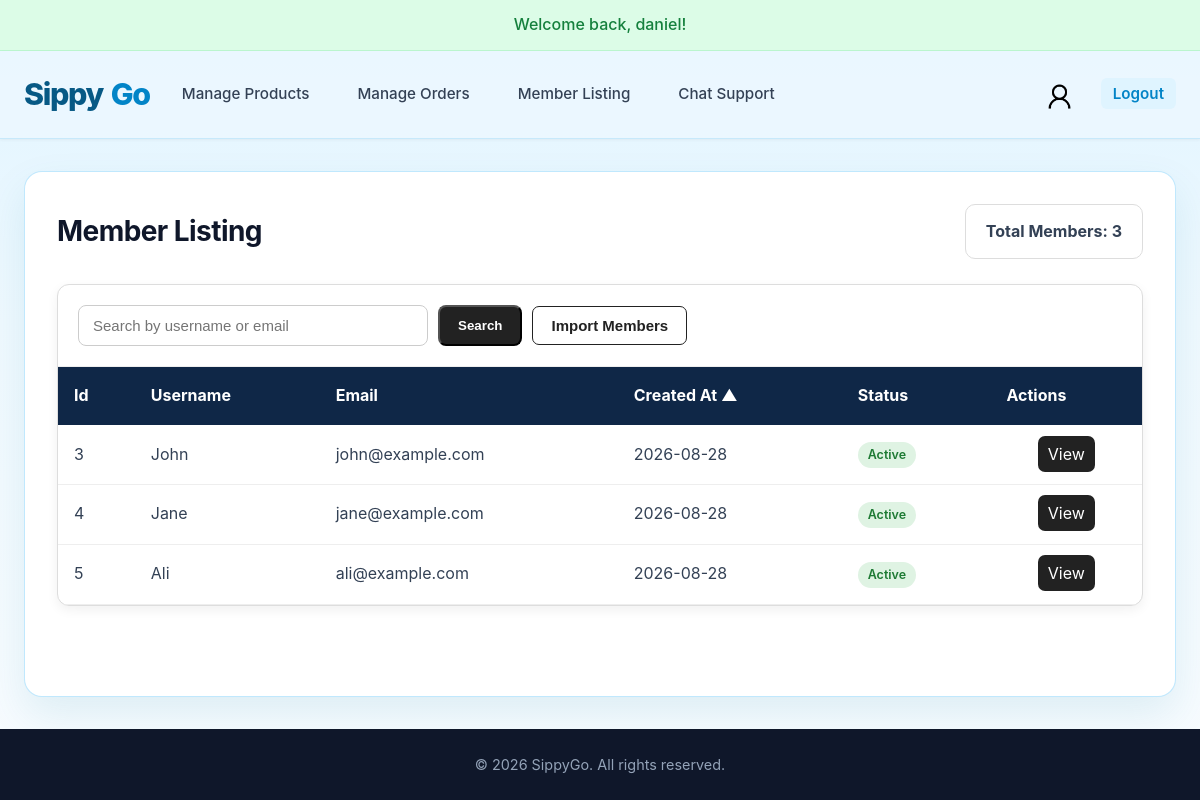
Page /pages/admin/member_listing.php (signed in) on the committed database.
### tables this page shows
CREATE TABLE `users` (
  `user_id` INT(11) NOT NULL AUTO_INCREMENT,
  `username` VARCHAR(50) NOT NULL UNIQUE,
  `email` VARCHAR(100) NOT NULL UNIQUE,
  `password` VARCHAR(255) NOT NULL,
  `role` VARCHAR(50) NOT NULL DEFAULT 'member',
  `profilepic` VARCHAR(255) DEFAULT NULL,
  `reward_points` INT UNSIGNED NOT NULL DEFAULT 0,
  `created_at` TIMESTAMP DEFAULT CURRENT_TIMESTAMP,
  `failed_attempts` INT NOT NULL DEFAULT 0,
  `locked_until` DATETIME DEFAULT NULL,
  PRIMARY KEY (`user_id`)
);

### _base.php (called while the page is built, shortened)
<?php
function req($key, $value = null) {
    $value = $_REQUEST[$key] ?? $value;
    return is_array($value) ? array_map('trim', $value) : trim($value);
}
function encode($value) {
    return htmlentities($value);
}

### pages/admin/member_listing.php (the view, shortened to what this page needs)
<?php
require_once '../../_base.php';
$_title = 'Member Listing';
include '../../_head.php';
$userFields = [
    'user_id'       => 'Id',
    'username'      => 'Username',
    'email'         => 'Email',
    'created_at'    => 'Created At',
    'failed_attempts' => 'Status',
];
$search = trim(req('search', ''));
$sort = req('sort', '');
key_exists($sort, $userFields) || $sort = 'created_at';
$dir = req('dir', '');
in_array($dir, ['asc', 'desc']) || $dir = 'asc';
$page = max(1, intval(req('page', 1)));
$pageSize = 10;
$pageOffset = ($page - 1) * $pageSize;
$selectSQL = "SELECT user_id, username, email, created_at, failed_attempts";
$countSQL = "SELECT COUNT(*) AS total_members";
$baseSQL = "
    FROM users
    WHERE 1=1
    AND role = 'member'
    AND (username LIKE '%{$search}%' OR email LIKE '%{$search}%')
";
$orderSQL = "ORDER BY {$sort} {$dir}";
$paginationSQL = "LIMIT {$pageSize} OFFSET {$pageOffset}";
$total_members = $_db->query("{$countSQL} {$baseSQL}")->fetchColumn();
$members = $_db->query("{$selectSQL} {$baseSQL} {$orderSQL} {$paginationSQL}")->fetchAll(PDO::FETCH_ASSOC);
?>
<link rel="stylesheet" href="../../css/admin.css">
<link rel="stylesheet" href="../../css/main.css">
<link rel="stylesheet" href="../../css/orders.css">
<div class="admin-orders-page">
    <div class="page-header" style="justify-content: space-between;">
        <h1><?= $_title ?></h1>
        <div class="order-count">
            Total Members: <?= $total_members ?>
        </div>
    </div>
    <div class="admin-order-card">
        <div class="table-tools" style="justify-content: normal;">
            <input
                id="searchInput"
                type="text"
                class="search-box"
                placeholder="Search by username or email"
                value="<?= encode($search) ?>"
            >
            <button id="searchBtn" class="add-button">
                Search
            </button>
            <form id="importForm" method="post" enctype="multipart/form-data">
                <button id="ImportBtn" type="button" class="receipt-button">
                    Import Members
                </button>
            </form>
        </div>
        <div>
            <table class="admin-order-table">
                <thead>
                    <tr>
                        <?php foreach ($userFields as $field => $label): ?>
                            <th data-field="<?= encode($field) ?>" style="cursor: pointer;">
                                <?= encode($label) ?>
                                <?php if ($sort == $field): ?>
                                    <?= $dir == 'asc' ? '▲' : '▼' ?>
                                <?php endif; ?>
                            </th>
                        <?php endforeach; ?>
                        <th>Actions</th>
                    </tr>
                </thead>
                <tbody>
                    <?php if ($total_members < 1): ?>
                        <tr>
                            <td colspan="<?= count($userFields) ?>" class="no-orders">
                                No members found.
                            </td>
                        </tr>
                    <?php else: ?>
                        <?php foreach ($members as $member): ?>
                            <tr>
                                <?php foreach ($userFields as $field => $label): ?>
                                    <td>
                                        <?php if ($field == 'created_at'): ?>
                                            <?= date('Y-m-d', strtotime($member[$field])) ?>
                                        <?php elseif ($field === 'failed_attempts'): ?>
                                            <?php if ((int)$member[$field] < 0): ?>
                                                <span class="badge badge-blocked">Blocked</span>
                                            <?php else: ?>
                                                <span class="badge badge-active">Active</span>
                                            <?php endif; ?>
                                        <?php else: ?>
                                            <?= encode($member[$field]) ?>
                                        <?php endif; ?>
                                    </td>
                                <?php endforeach; ?>
                                <td class="action-buttons">
                                    <a href="./member_details.php?from=<?= urlencode($_SERVER['REQUEST_URI']) ?>&id=<?= $member['user_id'] ?>"
                                    class="btn-view" style="text-align: center; font-size: medium;">
                                        View
                                    </a>
                                </td>
                            </tr>
                        <?php endforeach; ?>
                    <?php endif; ?>
                </tbody>
            </table>
        </div>
    </div>
</div>
<?php include '../../_foot.php'; ?>

### css/main.css (style rules this page uses)
:root { --primary: #0284c7; --primary-hover: #0369a1; --primary-light: #dff4ff; --dark: #0f172a; --text-main: #334155; --text-muted: #64748b; --bg-main: #eff9ff; --card-bg: #ffffff; --border-color: #e2e8f0; --shadow-sm: 0 1px 3px rgba(0,0,0,0.05); --shadow-md: 0 4px 12px rgba(0,0,0,0.08); --shadow-lg: 0 10px 25px rgba(0,0,0,0.12); --radius: 10px; --transition: all 0.2s cubic-bezier(0.4, 0, 0.2, 1); }
* { box-sizing: border-box; }
html, body { min-height: 100%; }
body { margin: 0; min-height: 100vh; display: flex; flex-direction: column; font-family: -apple-system, BlinkMacSystemFont, "Segoe UI", Roboto, "Helvetica Neue", Arial, sans-serif; line-height: 1.6; color: var(--text-main); background: linear-gradient(180deg, #dff4ff 0, var(--bg-main) 320px, #f8fcff 100%); }

### css/admin.css (style rules this page uses)
.page-header { display: flex; justify-content: space-between; align-items: center; gap: 20px; margin-bottom: 25px; }
.table-tools { display: flex; justify-content: space-between; align-items: center; gap: 15px; padding: 20px; border-bottom: 1px solid #e5e5e5; flex-wrap: wrap; }
.search-box { width: 300px; padding: 11px 14px; border: 1px solid #cccccc; border-radius: 8px; font-size: 15px; }
.add-button { display: inline-block; padding: 11px 18px; background: #222; color: white; text-decoration: none; border-radius: 8px; font-weight: bold; transition: .2s; }
.action-buttons { text-align: center;vertical-align: middle;padding: 12px; }
.btn-view,.btn-edit,.btn-delete { padding: 8px 10px;border-radius: 7px;text-decoration: none;color: white; font-size: 12px;text-align: center;transition: .2s; }
.btn-view { background: #222; }
.badge { display: inline-block; padding: 3px 10px; border-radius: 999px; font-size: 0.78rem; font-weight: 600; }
.badge-active { background: #dff3e3; color: #1e7a34; }

### css/orders.css (style rules this page uses)
.receipt-button { padding: 10px 18px; border: 1px solid #222222; border-radius: 7px; background: #ffffff; color: #222222; font-size: 15px; font-weight: bold; cursor: pointer; }
.admin-orders-page { width: 100%; }
.page-header { display: flex; justify-content: space-between; align-items: center; margin-bottom: 25px; }
.page-header h1 { margin: 0; color: #0f172a; font-size: 1.75rem; letter-spacing: -0.02em; }
.order-count { padding: 14px 20px; background-color: #ffffff; border: 1px solid #dddddd; border-radius: 10px; font-weight: bold; }
.admin-order-card { overflow: hidden; background-color: #ffffff; border: 1px solid #dddddd; border-radius: 12px; box-shadow: 0 4px 12px rgba(0, 0, 0, 0.06); }
.table-tools { padding: 20px; border-bottom: 1px solid #eeeeee; display: flex; align-items: center; gap: 10px; }
.search-box { width: 100%; max-width: 350px; padding: 11px 14px; border: 1px solid #cccccc; border-radius: 8px; font-size: 15px; }
.admin-order-table { width: 100%; min-width: 850px; border-collapse: collapse; }
.admin-order-table th { padding: 16px; background-color: #0f2747; color: #ffffff; text-align: left; }
.admin-order-table td { padding: 16px; border-bottom: 1px solid #eeeeee; }

### rows in the picture
users: user_id "3", username "John", email "john@example.com", created_at "2026-08-28", failed_attempts "Active"
users: user_id "4", username "Jane", email "jane@example.com", created_at "2026-08-28", failed_attempts "Active"
users: user_id "5", username "Ali", email "ali@example.com", created_at "2026-08-28", failed_attempts "Active"

### other values in the picture
$error_message ?: temp('info') "Welcome back, daniel!"
$_title "Member Listing"
$total_members "3"
encode($label) "Id"
encode($label) "Username"
encode($label) "Email"
encode($label) "Created At"
encode($label) "Status"
